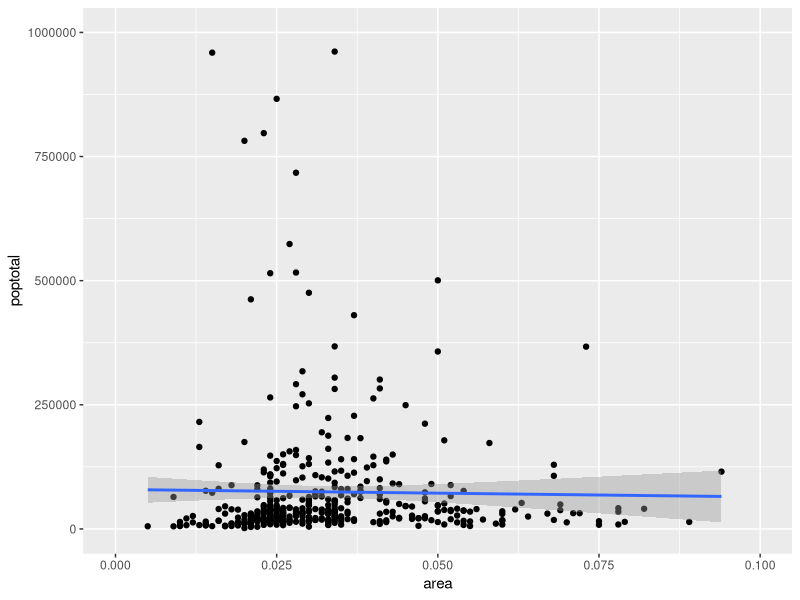
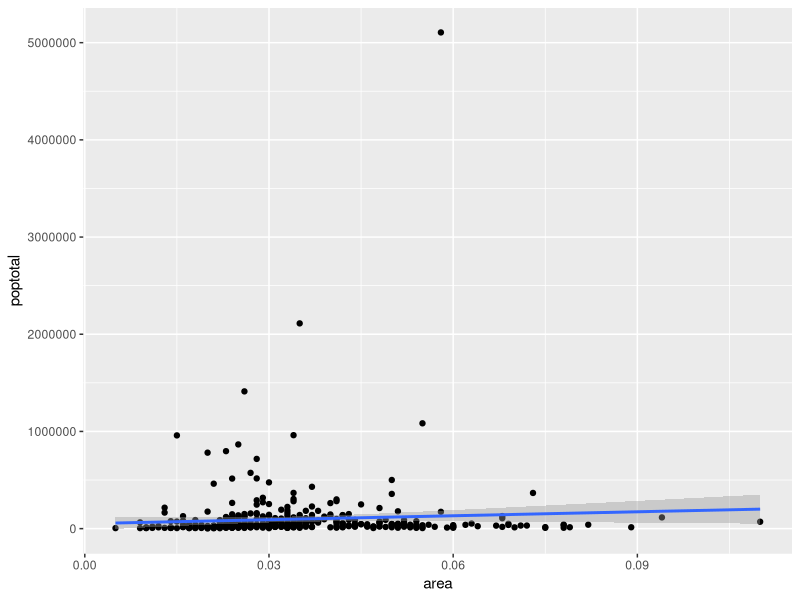
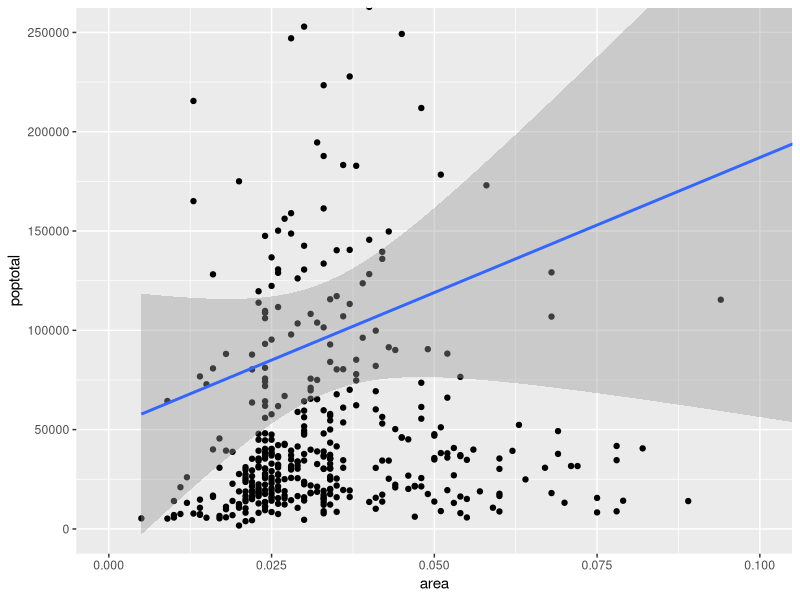

Recreate these plots in R, in order.
# install.packages('ggplot2')
options(scipen = 999)
library(ggplot2)
#data("midwest", package = "ggplot2")  # load the data
#midwest <- read.csv("http://goo.gl/G1K41K") # alt source 

#Init Ggplot
#ggplot(midwest, aes(x=area, y=poptotal))  # area and poptotal are columns in 'midwest'
#ggplot(midwest, aes(x=area, y=poptotal)) + geom_point() 
#str(midwest)
#dim(midwest)
a<-ggplot(midwest,aes(x=area,y=poptotal)) + geom_point()+geom_smooth(method='lm')
# ggplot2 doesnt support geom_smooth
#plot(a)
a+xlim(c(0,0.1))+ylim(c(0,1000000))
plot(a)
#g <- ggplot(midwest, aes(x=area, y=poptotal)) + geom_point() + geom_smooth(method="lm")  

#g + xlim(c(0, 0.1)) + ylim(c(0, 1000000)) 
# Coordinate cartisan - detective reasoning - Zoom in the values
a1=a+coord_cartesian(xlim=c(0,0.1),ylim = c(0,250000))

plot(a1)
str(midwest)
